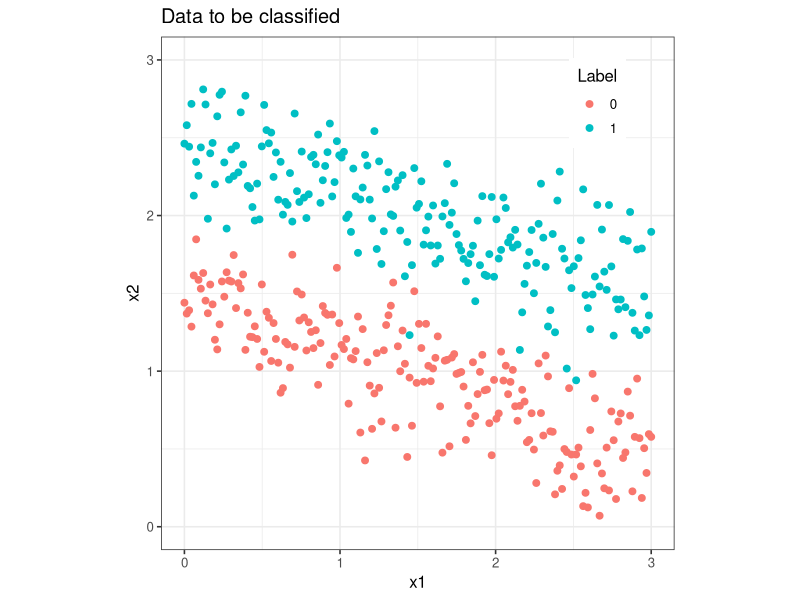
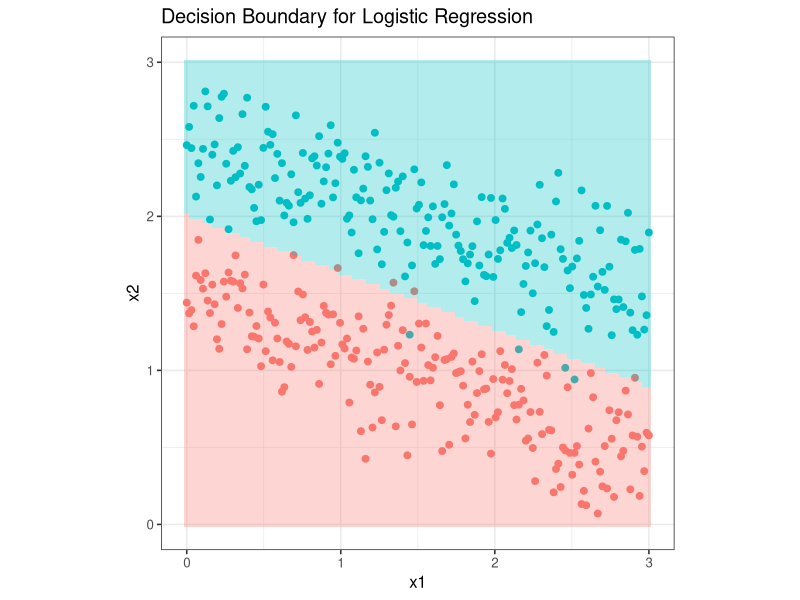

Write R code to recreate these figures, in order.
#### 3. Logistic Regression ####
#### Language : R ####
# source : https://towardsdatascience.com/logistic-regression-from-scratch-in-r-b5b122fd8e83

## 1. 모델구성 ##

## sigmoid function, inverse of logit
sigmoid <- function(z) 1 / (1 + exp(-z))

## cost function
cost <- function(theta, X, y){
  m = length(y)
  h = sigmoid(X %*% theta)
  J = (t(-y) %*% log(h) - t(1-y) %*% log(1-h)) / m
  return(J)
}

## gradient function
grad <- function(theta, X, y){
  m = length(y)
  
  h = sigmoid(X %*% theta)
  grad = (t(X) %*% (h - y)) / m
  return(grad)
}


logisticReg <- function(X, y){
  # remove NA rows
  X = na.omit(X)
  y = na.omit(y)

  # add bias term and convert to  matrix
  X = as.matrix(cbind('bias'=1,X))
  y = as.matrix(y)
  
  # initialize theta
  theta = matrix(rep(0,ncol(X)),ncol(X))
  
  # use the optim function to perform gradient descent
  costOpti = optim(theta, fn = cost, gr = grad, X = X, y = y)
  
  return(costOpti$par)
}

## probability of getting 1
logisticProb <- function(theta, X){
  X = na.omit(X)
  
  # add bias term
  X = as.matrix(cbind('bias'=1,X))
  return(sigmoid(X %*% theta))
}

## y prediction
logisticPred <- function(prob){
  return(round(prob,0))
}


## 2. sample data 만들기
N = 200
D = 2   # dimension
K = 2   # number of classes
X = data.frame()
y = data.frame()

set.seed(56)

for (j in 1:K){
  # t,m are parameters of parametric equations x1,x2
  t = seq(0,1,length.out = N)
  m = rnorm(N, j+0.5, 0.25)
  
  Xtemp = data.frame(x1 = 3*t, x2 = m - t)
  ytemp = data.frame(matrix(j-1,N,1))
  
  X = rbind(X, Xtemp)
  y = rbind(y, ytemp)
}

data = cbind(y,X)
colnames(data) = c('label',colnames(X))

library(ggplot2)
ggplot(data)+
  geom_point(aes(x=x1, y=x2, color=as.character(label)),size=2)+
  scale_colour_discrete(name='Label')+
  ylim(0,3)+coord_fixed(ratio=1)+
  ggtitle('Data to be classified')+
  theme_bw(base_size=12)+
  theme(legend.position=c(0.85,0.87))


## 3. 함수 적용해보기
## training
theta = logisticReg(X, y)

## generate a grid for decision boundary, this is the test set
grid = expand.grid(seq(0, 3, length.out=100), seq(0, 3, length.out=100))

probZ = logisticProb(theta, grid)

Z = logisticPred(probZ)
gridPred = cbind(grid, Z)


# decision boundary visualization
ggplot() +   geom_point(data = data, aes(x=x1, y=x2, color = as.character(label)), size = 2, show.legend = F) + 
  geom_tile(data = gridPred, aes(x = grid[, 1],y = grid[, 2], fill=as.character(Z)), alpha = 0.3, show.legend = F)+ 
  ggtitle('Decision Boundary for Logistic Regression') +
  coord_fixed(ratio = 1) +
  theme_bw(base_size = 12) 



## 4. 배운거 정리 & 느낀점
느낀점 <- 
"
geom_tile 함수 쓰는거 접해보았다. 경계그리는거 재밌네요
일단 지금 예제에서는 optim함수 쓰는게 어렵지 않았다.
optim함수에 익숙해지자!

"